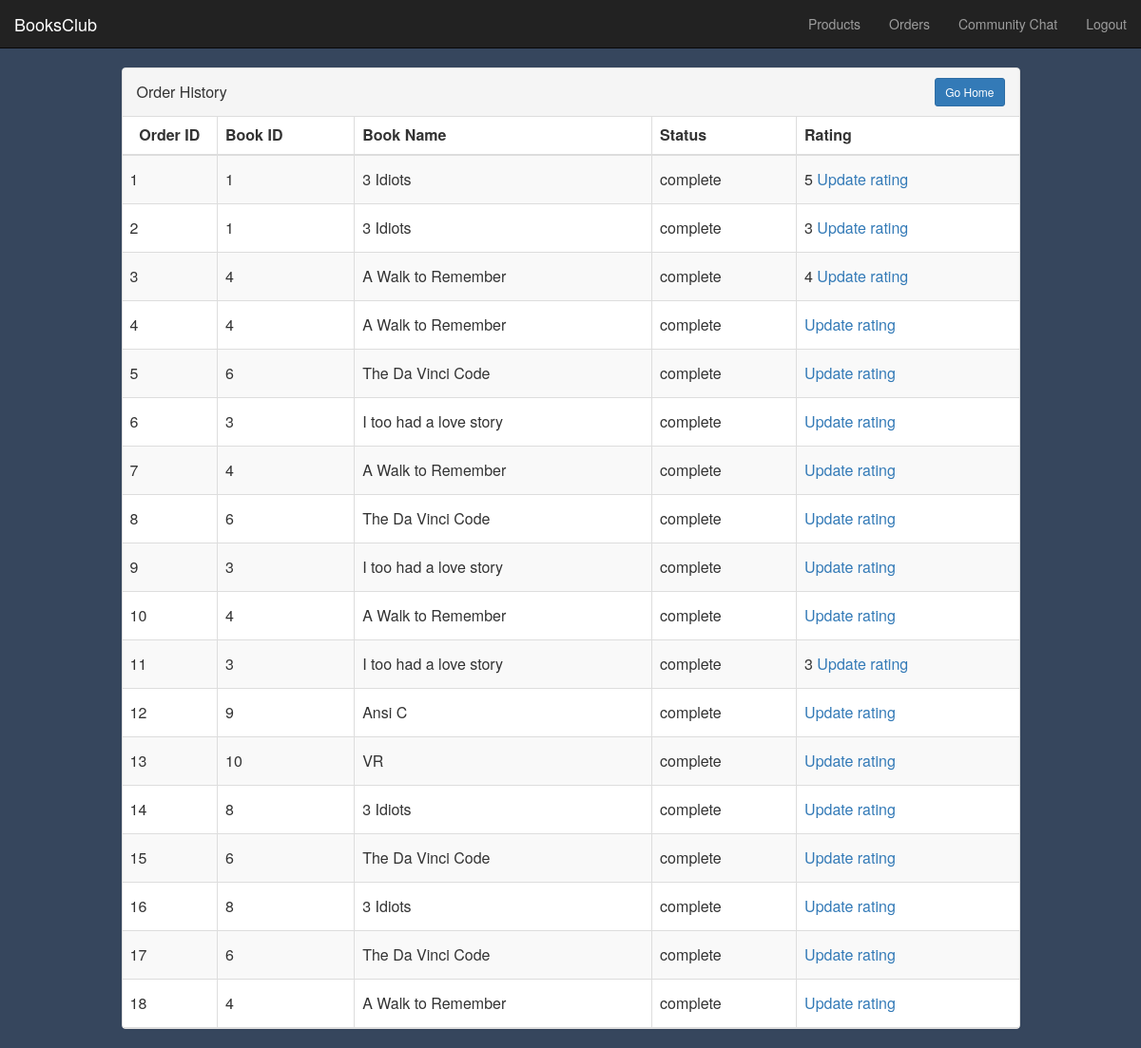
The app's page /orderhistory.php (signed in) with its own data.
### tables this page shows
CREATE TABLE `cart` (
  `cid` int(11) NOT NULL,
  `bid` int(11) NOT NULL,
  `bname` varchar(500) NOT NULL,
  `uid` int(11) NOT NULL,
  `status` varchar(500) NOT NULL,
  `rate` int(11) DEFAULT NULL
);

### orderhistory.php (the view, shortened to what this page needs)
<html>
	<head>
		<?php include("header.php"); ?>
		<link href="style.css" rel="stylesheet" type="text/css">
  	</head>
	<body>
		<?php
			include("bnav.php");
			include("connect.php");
      if($_SESSION["uid"])
      {
          $qr = "select * from cart where uid = ".$_SESSION["uid"]."";
          $res = mysqli_query($cn, $qr);
    ?>
		<div class="container">
  <div class="row">
      <div class="col-md-10 col-md-offset-1">
          <div class="panel panel-default panel-table">
            <div class="panel-heading">
              <div class="row">
                <div class="col col-xs-6">
                  <h3 class="panel-title">Order History</h3>
                </div>
								<div class="col col-xs-6 text-right">
									<a href="borrowerhomepg.php" type="button" class="btn btn-sm btn-primary btn-create">Go Home</a>
								</div>
              </div>
            </div>
            <div class="panel-body">
              <table class="table table-striped table-bordered table-list">
                <thead>
                  <tr>
											<th class="hidden-xs">Order ID</th>
							        <th>Book ID</th>
											<th>Book Name</th>
							        <th>Status</th>
							        <th>Rating</th>
                  </tr>
                </thead>
        <tbody>
					<?php
						while($row = mysqli_fetch_array($res))
						{
					?>
					<tr>
						<td><?php echo $row[0] ?></td>
						<td><?php echo $row[1] ?></td>
		        <td><?php echo $row[2] ?></td>
		        <td><?php echo $row[4] ?></td>
		        <td><?php echo $row[5] ?><a href="rating.php?oid=<?php echo $row[0] ?>"> Update rating</a></td>
		        <?php
		         }
		        ?>
		      </tr>
		     </table>
		     <?php
		      }
		      ?>
     </div>
          </div>
</div></div></div>
	</body>
</html>

### style.css (style rules this page uses)
body { margin: 0; padding: 0; background: #36465D; }
.panel-table .panel-body { padding:0; }
.panel-table .panel-body .table-bordered { border-style: none; margin:0; }
.panel-table .panel-body .table-bordered > thead > tr > th:first-of-type { text-align:center; width: 100px; }
.panel-table .panel-body .table-bordered > thead > tr > th:last-of-type, .panel-table .panel-body .table-bordered > tbody > tr > td:last-of-type { border-right: 0px; }
.panel-table .panel-body .table-bordered > thead > tr > th:first-of-type, .panel-table .panel-body .table-bordered > tbody > tr > td:first-of-type { border-left: 0px; }
.panel-table .panel-body .table-bordered > tbody > tr:first-of-type > td { border-bottom: 0px; }
.panel-table .panel-body .table-bordered > thead > tr:first-of-type > th { border-top: 0px; }
.panel-table .panel-heading .col h3 { line-height: 30px; height: 30px; }
.panel-table .panel-body .table-bordered > tbody > tr > td { line-height: 34px; }

### records on screen
cart: cid "1", bid "1", bname "3 Idiots", status "complete", rate "5"
cart: cid "2", bid "1", bname "3 Idiots", status "complete", rate "3"
cart: cid "3", bid "4", bname "A Walk to Remember", status "complete", rate "4"
cart: cid "4", bid "4", bname "A Walk to Remember", status "complete"
cart: cid "5", bid "6", bname "The Da Vinci Code", status "complete"
cart: cid "6", bid "3", bname "I too had a love story", status "complete"
cart: cid "7", bid "4", bname "A Walk to Remember", status "complete"
cart: cid "8", bid "6", bname "The Da Vinci Code", status "complete"
cart: cid "9", bid "3", bname "I too had a love story", status "complete"
cart: cid "10", bid "4", bname "A Walk to Remember", status "complete"
cart: cid "11", bid "3", bname "I too had a love story", status "complete", rate "3"
cart: cid "12", bid "9", bname "Ansi C", status "complete"
cart: cid "13", bid "10", bname "VR", status "complete"
cart: cid "14", bid "8", bname "3 Idiots", status "complete"
cart: cid "15", bid "6", bname "The Da Vinci Code", status "complete"
cart: cid "16", bid "8", bname "3 Idiots", status "complete"
cart: cid "17", bid "6", bname "The Da Vinci Code", status "complete"
cart: cid "18", bid "4", bname "A Walk to Remember", status "complete"
